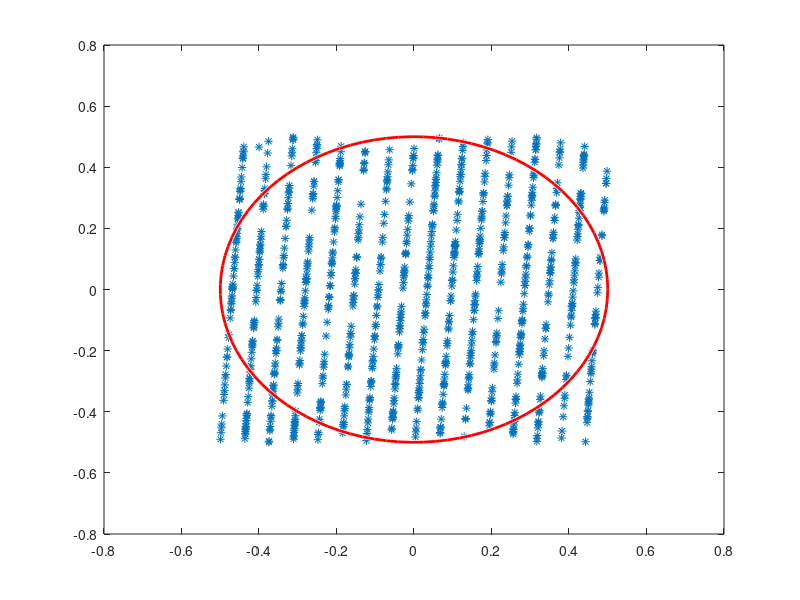

Source code (MATLAB):
clear all;
seed = 0.1;
random_number_sequence_x = [];
random_number_sequence_y = [];
random_number_x = seed;
random_number_y = (sin(12*seed)+1)/2;
random_number_sequence_x = [random_number_sequence_x; random_number_x-0.5];
random_number_sequence_y = [random_number_sequence_y; random_number_y-0.5];
count = 0;


for i = 1:1:1000
    random_number_x = sawtooth(100*random_number_x)/2 + 0.5;
    random_number_sequence_x = [random_number_sequence_x; random_number_x-0.5];
    random_number_y = sawtooth(100*random_number_x)/2 + 0.5;
    random_number_sequence_y = [random_number_sequence_y; random_number_y-0.5];
    if(sqrt(random_number_x^2+random_number_y^2) <= 0.5)
        count = count + 1;
    end
end;

plot(random_number_sequence_x, random_number_sequence_y,'*')
viscircles([0,0],1/2);
ans = count/1000;
ans
